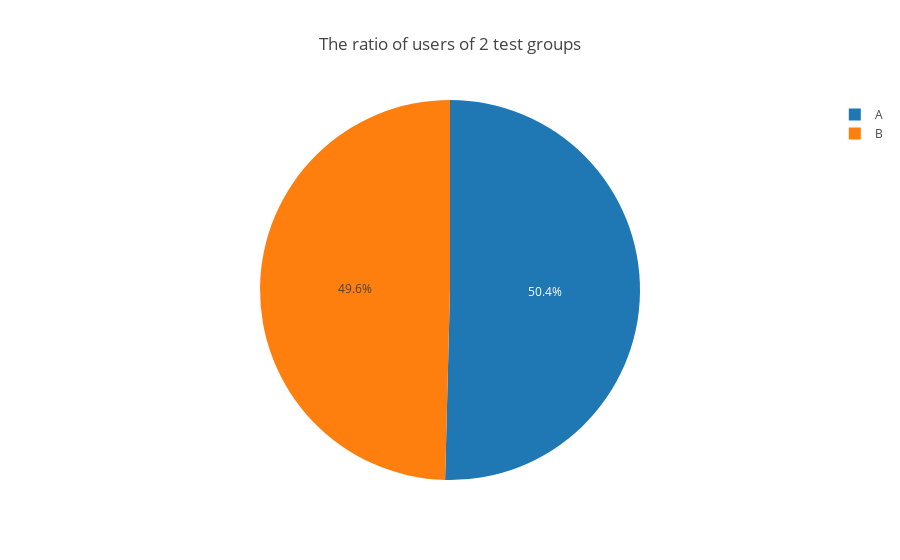

Notebook source saved alongside this figure:
### Code cell
tmp_by_group = df_eu_test.groupby('group')['user_id'].agg([
    ('n_users', 'count')
]).sort_values(by='n_users', ascending=False).reset_index()

tmp_by_group


fig = px.pie(
    tmp_by_group,
    values='n_users',
    names='group',
    #              color='region',
    title='The ratio of users of 2 test groups')

fig.show()

### Figure 1 — Plotly figure (JSON) as saved in the notebook; plotly's stock layout.template omitted (floating-point values rounded to 4 significant figures)
{"data": [{"domain": {"x": [0, 1], "y": [0, 1]}, "hovertemplate": "group=%{label}<br>n_users=%{value}<extra></extra>", "labels": ["A", "B"], "legendgroup": "", "name": "", "showlegend": true, "type": "pie", "values": [5831, 5736]}], "layout": {"legend": {"tracegroupgap": 0}, "title": {"text": "The ratio of users of 2 test groups"}}}
